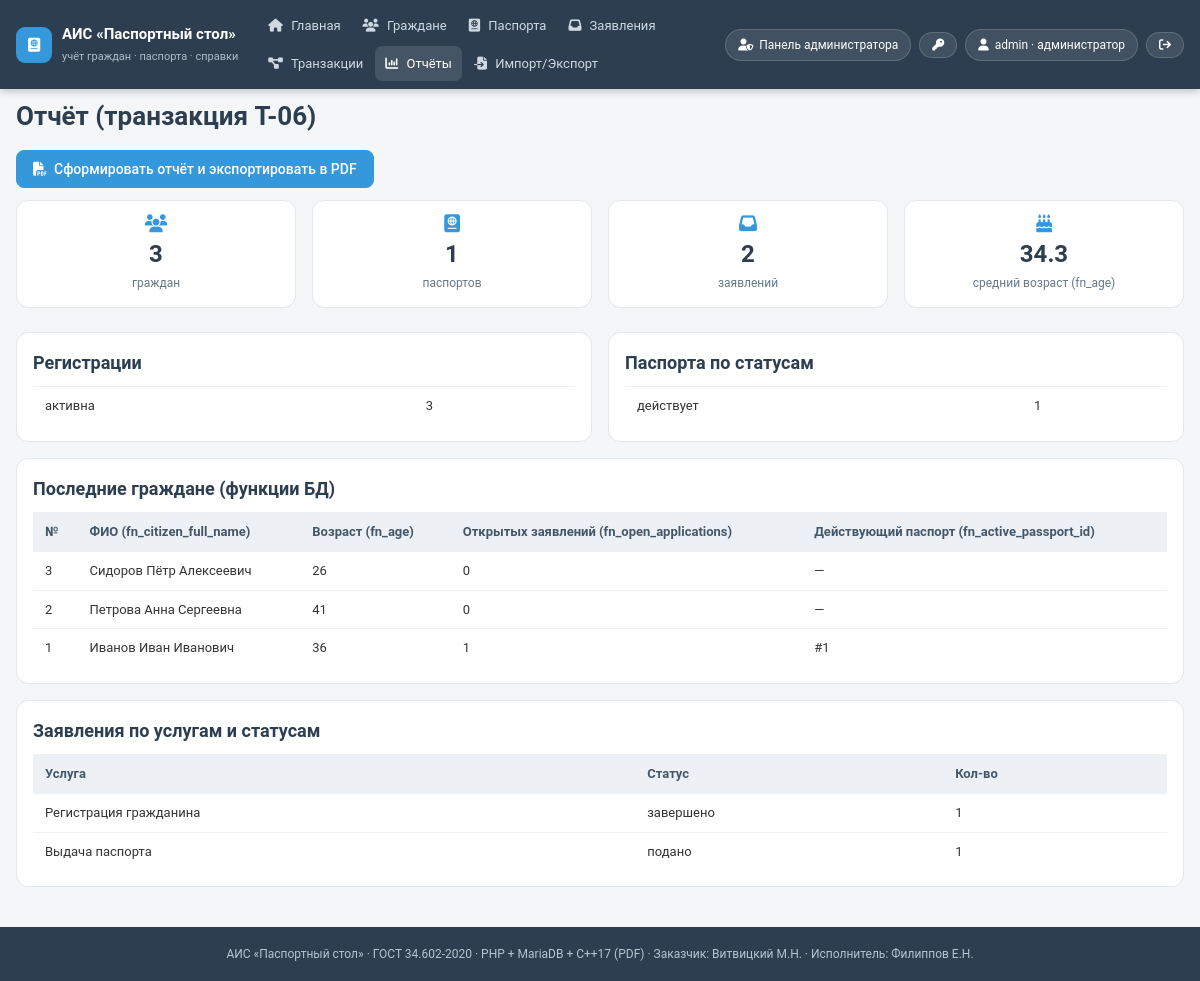
/report.php (signed in), run on the app's committed database.
### tables this page shows
CREATE TABLE `citizens` (
  `citizen_id` int(11) NOT NULL AUTO_INCREMENT,
  `last_name` varchar(100) NOT NULL,
  `first_name` varchar(100) NOT NULL,
  `middle_name` varchar(100) DEFAULT NULL,
  `birth_date` date NOT NULL,
  `sex` enum('М','Ж') NOT NULL,
  `phone` varchar(20) DEFAULT NULL,
  `email` varchar(255) DEFAULT NULL,
  `reg_address` varchar(255) NOT NULL,
  `reg_status` enum('активна','прекращена') NOT NULL,
  `reg_start_date` date NOT NULL,
  `reg_end_date` date DEFAULT NULL,
  PRIMARY KEY (`citizen_id`)
);

### config.php (called while the page is built, shortened)
<?php
function e($v): string { return htmlspecialchars((string)$v, ENT_QUOTES, 'UTF-8'); }

### report.php (the view, shortened to what this page needs)
<?php
require __DIR__ . '/config.php';
$pdo = db();
$citizens  = (int)$pdo->query('SELECT COUNT(*) FROM citizens')->fetchColumn();
$passports = (int)$pdo->query('SELECT COUNT(*) FROM passports')->fetchColumn();
$apps      = (int)$pdo->query('SELECT COUNT(*) FROM applications')->fetchColumn();
$avgAge    = $pdo->query('SELECT ROUND(AVG(fn_age(birth_date)), 1) FROM citizens')->fetchColumn();
$byReg     = $pdo->query('SELECT reg_status, COUNT(*) c FROM citizens GROUP BY reg_status')->fetchAll();
$byStatus  = $pdo->query('SELECT status, COUNT(*) c FROM passports GROUP BY status')->fetchAll();
$byService = $pdo->query('SELECT service_type, status, COUNT(*) c FROM applications GROUP BY service_type, status')->fetchAll();
$recent    = $pdo->query('SELECT citizen_id,
                                 fn_citizen_full_name(citizen_id) AS fio,
                                 fn_age(birth_date)               AS age,
                                 fn_open_applications(citizen_id) AS open_apps,
                                 fn_active_passport_id(citizen_id) AS active_passport
                          FROM citizens ORDER BY citizen_id DESC LIMIT 5')->fetchAll();
require __DIR__ . '/layout/header.php';
?>
<h1>Отчёт (транзакция T-06)</h1>
<p><a class="btn" href="pdf.php?type=report"><i class="fa-solid fa-file-pdf"></i> Сформировать отчёт и экспортировать в PDF</a></p>
<div class="stats">
<div class="stat"><i class="fa-solid fa-users"></i><b><?= $citizens ?></b><span>граждан</span></div>
<div class="stat"><i class="fa-solid fa-passport"></i><b><?= $passports ?></b><span>паспортов</span></div>
<div class="stat"><i class="fa-solid fa-inbox"></i><b><?= $apps ?></b><span>заявлений</span></div>
<div class="stat"><i class="fa-solid fa-cake-candles"></i><b><?= e($avgAge ?: '—') ?></b><span>средний возраст (fn_age)</span></div>
</div>
<div class="grid2">
<div class="card"><h2>Регистрации</h2><table class="tbl">
<?php foreach ($byReg as $r): ?><tr><td><?= e($r['reg_status']) ?></td><td><?= (int)$r['c'] ?></td></tr><?php endforeach; ?>
</table></div>
<div class="card"><h2>Паспорта по статусам</h2><table class="tbl">
<?php foreach ($byStatus as $r): ?><tr><td><?= e($r['status']) ?></td><td><?= (int)$r['c'] ?></td></tr><?php endforeach; ?>
</table></div>
</div>
<div class="card"><h2>Последние граждане (функции БД)</h2>
<table class="tbl">
<thead><tr><th>№</th><th>ФИО (fn_citizen_full_name)</th><th>Возраст (fn_age)</th><th>Открытых заявлений (fn_open_applications)</th><th>Действующий паспорт (fn_active_passport_id)</th></tr></thead>
<tbody>
<?php foreach ($recent as $r): ?>
<tr><td><?= (int)$r['citizen_id'] ?></td><td><?= e($r['fio']) ?></td><td><?= (int)$r['age'] ?></td>
    <td><?= (int)$r['open_apps'] ?></td><td><?= $r['active_passport'] ? '#' . (int)$r['active_passport'] : '—' ?></td></tr>
<?php endforeach; ?>
</tbody></table></div>
<div class="card"><h2>Заявления по услугам и статусам</h2>
<table class="tbl"><thead><tr><th>Услуга</th><th>Статус</th><th>Кол-во</th></tr></thead><tbody>
<?php foreach ($byService as $r): ?><tr><td><?= e($r['service_type']) ?></td><td><?= e($r['status']) ?></td><td><?= (int)$r['c'] ?></td></tr><?php endforeach; ?>
</tbody></table></div>
<?php require __DIR__ . '/layout/footer.php'; ?>

### assets/style.css (style rules this page uses)
:root { --bg:#F4F6F8; --header:#2C3E50; --btn:#3498DB; --btn-hover:#2980B9; --text:#333333; --field-bg:#FFFFFF; --field-border:#BDC3C7; --err:#E74C3C; --ok:#2ECC71; --pad:16px; --line:#E1E7EC; }
* { margin:0;padding:0;box-sizing:border-box }
html { height:100% }
body { min-height:100vh;display:flex;flex-direction:column;background:var(--bg);color:var(--text);font:400 14px/1.5 "Roboto",Arial,sans-serif }
h1 { font-size:26px;color:var(--header);margin:8px 0 14px }
h2 { font-size:18px;color:var(--header);margin-bottom:10px }
a { color:var(--btn) }
.btn { display:inline-flex;align-items:center;gap:7px;background:var(--btn);color:#fff;border:1px solid var(--btn);border-radius:8px; padding:10px 16px;font:500 14px "Roboto",sans-serif;cursor:pointer;text-decoration:none;transition:background .15s }
.card { background:#fff;border:1px solid var(--line);border-radius:12px;padding:var(--pad);margin-bottom:var(--pad) }
.grid2 { display:grid;grid-template-columns:1fr 1fr;gap:var(--pad) }
.stats { display:grid;grid-template-columns:repeat(4,1fr);gap:var(--pad);margin:12px 0 24px }
.stat { background:#fff;border:1px solid var(--line);border-radius:12px;padding:14px;text-align:center }
.stat i { color:var(--btn);font-size:18px }
.stat b { display:block;font-size:24px;color:var(--header) }
.stat span { font-size:12px;color:#66788a }
.tbl { width:100%;border-collapse:collapse;font-size:13px }
.tbl th { background:#EDF1F5;color:#44576a;text-align:left;padding:10px 12px;white-space:nowrap }
.tbl td { padding:9px 12px;border-top:1px solid #EEF2F5;vertical-align:top }

### data on the page
citizens: citizen_id "3", fio "Сидоров Пётр Алексеевич", age "26", open_apps "0"
citizens: citizen_id "2", fio "Петрова Анна Сергеевна", age "41", open_apps "0"
citizens: citizen_id "1", fio "Иванов Иван Иванович", age "36", open_apps "1", active_passport "1"

### other printed values
$n[1] "Главная"
$n[1] "Граждане"
$n[1] "Паспорта"
$n[1] "Заявления"
$n[1] "Транзакции"
$n[1] "Отчёты"
$n[1] "Импорт/Экспорт"
$_SESSION['login'] "admin"
$_SESSION['role'] "администратор"
$citizens "3"
$passports "1"
$apps "2"
$avgAge ?: '—' "34.3"
$r['reg_status'] "активна"
$r['c'] "3"
